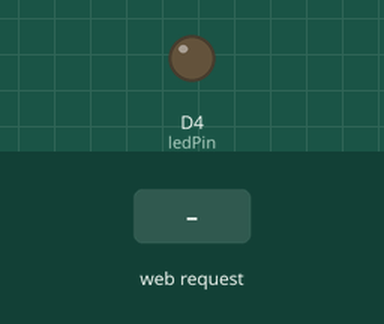
This sketch was run on a simulated ESP8266 (NodeMCU). On the bench: output pins drawn as LEDs (lit = HIGH). The inputs (shaded band) are chosen by the test bench. WiFi joins after 1.5 s; servers stay silent unless stated; what the sketch prints to the serial monitor is not drawn.

Above: at 2.7 s.
2.8 s: HTTP request GET /LED=OFF received
At 3.6 s:
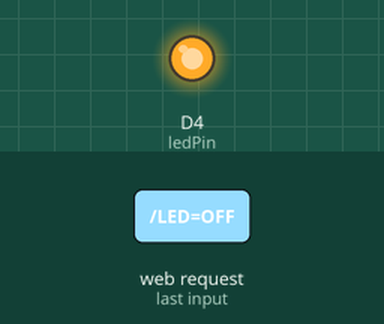
4.3 s: HTTP request GET /LED=ON received
At 4.7 s:
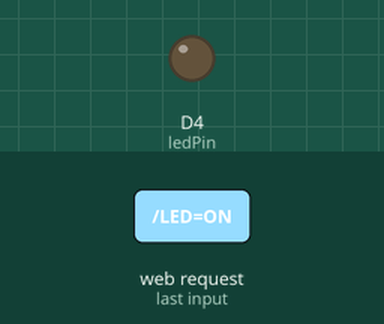
Timing chart, 0 to 7.3 s (numbered marks = the images above; inputs shaded):
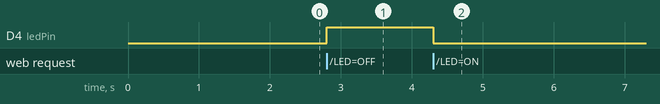

The sketch:

arduino_WiFi-example.ino
```cpp
#include <ESP8266WiFi.h>

const char* ssid = "<WIFI SSID>";
const char* password = "WIFI PW!";

int ledPin = D4;
WiFiServer server(80);

void setup() {
  Serial.begin(115200);
  delay(10);
  pinMode(ledPin, OUTPUT);
  digitalWrite(ledPin, LOW);

  // Mit Wifi verbinden
  Serial.print("Verbinden mit: ");
  Serial.println(ssid);
  WiFi.begin(ssid, password);

  while (WiFi.status() != WL_CONNECTED) {
    delay(500);
    Serial.print(".");
  }
  Serial.println("");
  Serial.println("WiFi verbunden");

  // Start des Servers
  server.begin();
  Serial.println("Server gestartet");

  // Print the IP address
  Serial.print("Diese URL zum Verbinden aufrufen: ");
  Serial.print("http://");
  Serial.print(WiFi.localIP());
  Serial.println("/");

}

void loop() {
  // Prüfen, ob sich ein Client verbunden hat
  WiFiClient client = server.available();
  if (!client) {
    return;
  }

  // Warten auf Daten vom Client
  Serial.println("new client");
  while(!client.available()){
    delay(1);
  }

  // Erste Zeile des Requests lesen
  String request = client.readStringUntil('\r');
  Serial.println(request);
  client.flush();

  // Match the request

  int value = LOW;
  if (request.indexOf("/LED=OFF") != -1)  {
    digitalWrite(ledPin, HIGH);
    value = HIGH;
  }
  if (request.indexOf("/LED=ON") != -1)  {
    digitalWrite(ledPin, LOW);
    value = LOW;
  }

  // Anfrage zurücksenden
  client.println("HTTP/1.1 200 OK");
  client.println("Content-Type: text/html");
  client.println("");
  client.println("<!DOCTYPE HTML>");
  client.println("<html>");

  client.print("Die LED ist: ");

  if(value == HIGH) {
    client.print("Aus");
  } else {
    client.print("An");
  }
  client.println("<br><br>");
  client.println("<a href=\"/LED=ON\"\"><button>An </button></a>");
  client.println("<a href=\"/LED=OFF\"\"><button>Aus </button></a><br />");
  client.println("</html>");

  delay(1);
  Serial.println("Client trennen");
  Serial.println("");

}
```

Measured:
- after the input at 2.8 s, D4 (ledPin): LOW → HIGH at once
- after the input at 4.3 s, D4 (ledPin): HIGH → LOW at once
